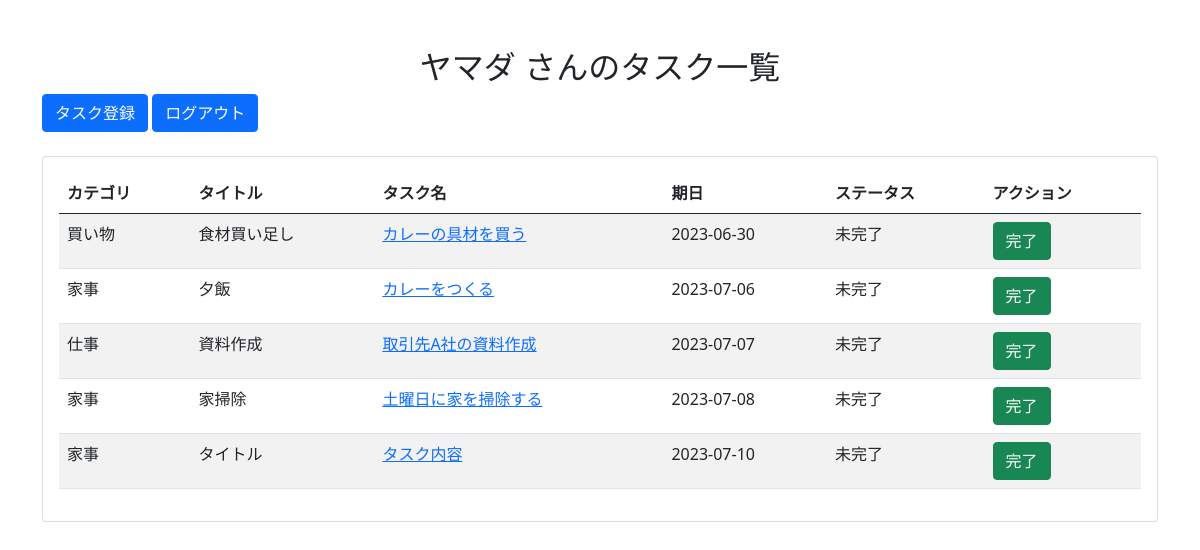
Page /todo_apps/top (signed in) on the earlier database version.
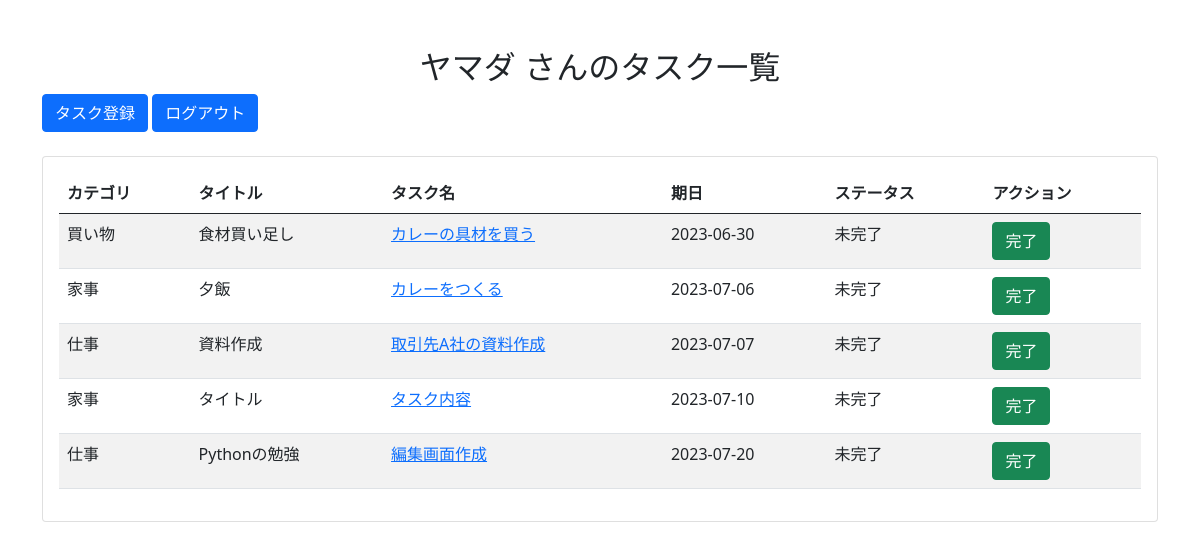
Same page on the later database version.
### models.py (models this page shows)
class TodoCategory(Base):
    __tablename__ = 'todo_category'
    id = Column(Integer, primary_key=True)
    category_name = Column(String, nullable=False)

class Todo(Base):
    __tablename__ = 'todo'
    id = Column(Integer, primary_key=True)
    title = Column(String, nullable=False)
    content = Column(String, nullable=False)
    memo = Column(Text)
    status = Column(Integer, default=0)
    due_date = Column(DateTime, nullable=False)
    category_id = Column(Integer, ForeignKey('todo_category.id'))
    user_id = Column(Integer, ForeignKey('user.id'))
    user = relationship("User", backref="todos")
    category = relationship("TodoCategory", backref="todos")

### views.py (the view)
@app.route("/todo_apps/top")
def top():
    todos = business_logic.find_todo_all(session["u_id"])
    return render_template("top.html", todos=todos)

### business_logic.py (called while the page is built)
def find_todo_all(u_id):
    todo_list = data_access.find_todo_all(u_id)
    todos = []
    for todo in todo_list:
        todo_item = {
            "id": todo.id,
            "title": todo.title,
            "category": todo.category.category_name,
            "content": todo.content,
            "due_date": f"{todo.due_date:%Y-%m-%d}",
            "status": "未完了" if todo.status == consts.STATUS_INCOMPLETE else "完了"
        }
        todos.append(todo_item)
    return todos

### data_access.py (called while the page is built)
def get_session():
    db_path = os.path.join('sqlite:///', 'db', 'todo.db')
    engine = create_engine(db_path)
    Session = sessionmaker(bind=engine)
    session = Session()
    return session

def find_todo_all(u_id):
    session = get_session()
    todo_list = session.query(Todo).filter(Todo.user_id == u_id, Todo.status == consts.STATUS_INCOMPLETE).order_by(Todo.due_date.asc()).all()
    return todo_list

### templates/top.html (shortened to what this page needs)
<!DOCTYPE html>
<html>
<head>
  <link rel="stylesheet" href="https://stackpath.bootstrapcdn.com/bootstrap/5.0.0-alpha1/css/bootstrap.min.css">
</head>
<body>
  <div class="container mt-5">
    <h2 class="text-center">{{ session["name"] }} さんのタスク一覧</h2>
    <a href="{{ url_for('show_create') }}" class="btn btn-primary mr-3">タスク登録</a>
    <a href="{{ url_for('logout') }}" class="btn btn-primary">ログアウト</a>
    <div class="card mt-4">
      <div class="card-body">
        <table class="table table-striped">
          <thead>
            <tr>
              <th>カテゴリ</th>
              <th>タイトル</th>
              <th>タスク名</th>
              <th>期日</th>
              <th>ステータス</th>
              <th>アクション</th>
            </tr>
          </thead>
          <tbody>
            {% for todo_item in todos %}
            <tr>
              <td>{{ todo_item["category"] }}</td>
              <td>{{ todo_item["title"] }}</td>
              <td><a href="{{ url_for('show_detail', t_id=todo_item['id']) }}">{{ todo_item["content"] }}</a></td>
              <td>{{ todo_item["due_date"] }}</td>
              <td>{{ todo_item["status"] }}</td>
              <td><a href="{{ url_for('update_todo_done', t_id=todo_item['id']) }}" class="btn btn-success">完了</a></td>
            </tr>
            {% endfor %}
          </tbody>
        </table>
      </div>
    </div>
  </div>
</body>
</html>

Differences in the rows shown:
removed Todo: title "家掃除", content "土曜日に家を掃除する"
now on this page (row edited): Todo: title "Pythonの勉強", content "編集画面作成"
Other differences:
new list line: "仕事"
new list line: "2023-07-20 未完了 完了"
list line gone: "家事"
list line gone: "2023-07-08 未完了 完了"
